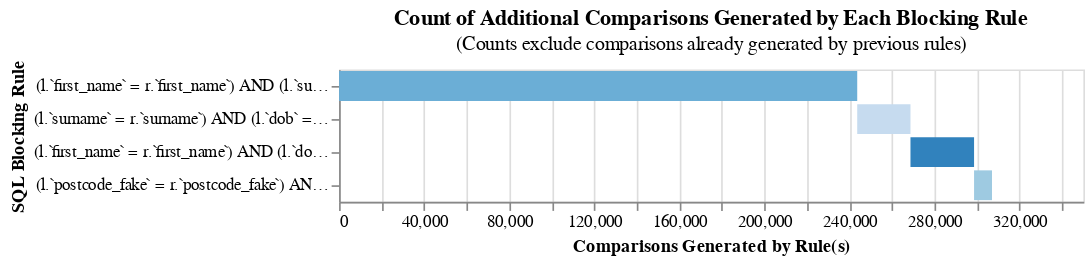

Here is the notebook cell this chart was saved with:
### Code cell
from splink.spark.blocking_rule_library import block_on

# Simple settings dictionary will be used for exploratory analysis
settings = {
    "link_type": "dedupe_only",
    "blocking_rules_to_generate_predictions": [
        block_on(["first_name", "surname"]),
        block_on(["surname", "dob"]),
        block_on(["first_name", "dob"]),
        block_on(["postcode_fake", "first_name"]),
    ],
}

from splink.spark.linker import SparkLinker
linker = SparkLinker(df, settings, spark=sparkdriver)

linker.profile_columns(
    ["first_name", "postcode_fake", "substr(dob, 1,4)"], top_n=10, bottom_n=5
)

linker.cumulative_num_comparisons_from_blocking_rules_chart()

### Figure 1 — Vega-Lite specification as saved in the notebook (floating-point values rounded to 4 significant figures)
{"config": {"view": {"continuousWidth": 300, "continuousHeight": 300}}, "data": {"name": "data-f503dad803b9e55862d33c78784ee5e1"}, "mark": "bar", "encoding": {"color": {"field": "rule", "legend": null, "scale": {"scheme": "category20c"}}, "order": {"field": "cumulative_rows"}, "tooltip": [{"field": "rule", "title": "SQL Condition", "type": "nominal"}, {"field": "row_count", "format": ",", "title": "Comparisons Generated", "type": "quantitative"}, {"field": "cumulative_rows", "format": ",", "title": "Cumulative Comparisons", "type": "quantitative"}, {"field": "cartesian", "format": ",", "title": "Cartesian Product of Input Data", "type": "quantitative"}, {"field": "reduction_ratio", "title": "Reduction Ratio (cumulative rows/cartesian product)", "type": "nominal"}], "x": {"field": "start", "title": "Comparisons Generated by Rule(s)", "type": "quantitative"}, "x2": {"field": "cumulative_rows"}, "y": {"field": "rule", "sort": ["-x2"], "title": "SQL Blocking Rule"}}, "height": {"step": 20}, "title": {"text": "Count of Additional Comparisons Generated by Each Blocking Rule", "subtitle": "(Counts exclude comparisons already generated by previous rules)"}, "width": 450, "$schema": "https://vega.github.io/schema/vega-lite/v5.9.3.json", "datasets": {"data-f503dad803b9e55862d33c78784ee5e1": [{"row_count": 243656, "rule": "(l.`first_name` = r.`first_name`) AND (l.`surname` = r.`surname`)", "cumulative_rows": 243656, "cartesian": 1279041753, "reduction_ratio": "The rolling reduction ratio with your given blocking rule(s) is 0.99981. This represents the reduction in the total number of comparisons due to your rule(s).", "start": 0}, {"row_count": 25041, "rule": "(l.`surname` = r.`surname`) AND (l.`dob` = r.`dob`)", "cumulative_rows": 268697, "cartesian": 1279041753, "reduction_ratio": "The rolling reduction ratio with your given blocking rule(s) is 0.99979. This represents the reduction in the total number of comparisons due to your rule(s).", "start": 243656}, {"row_count": 29905, "rule": "(l.`first_name` = r.`first_name`) AND (l.`dob` = r.`dob`)", "cumulative_rows": 298602, "cartesian": 1279041753, "reduction_ratio": "The rolling reduction ratio with your given blocking rule(s) is 0.999767. This represents the reduction in the total number of comparisons due to your rule(s).", "start": 268697}, {"row_count": 8421, "rule": "(l.`postcode_fake` = r.`postcode_fake`) AND (l.`first_name` = r.`first_name`)", "cumulative_rows": 307023, "cartesian": 1279041753, "reduction_ratio": "The rolling reduction ratio with your given blocking rule(s) is 0.99976. This represents the reduction in the total number of comparisons due to your rule(s).", "start": 298602}]}}
